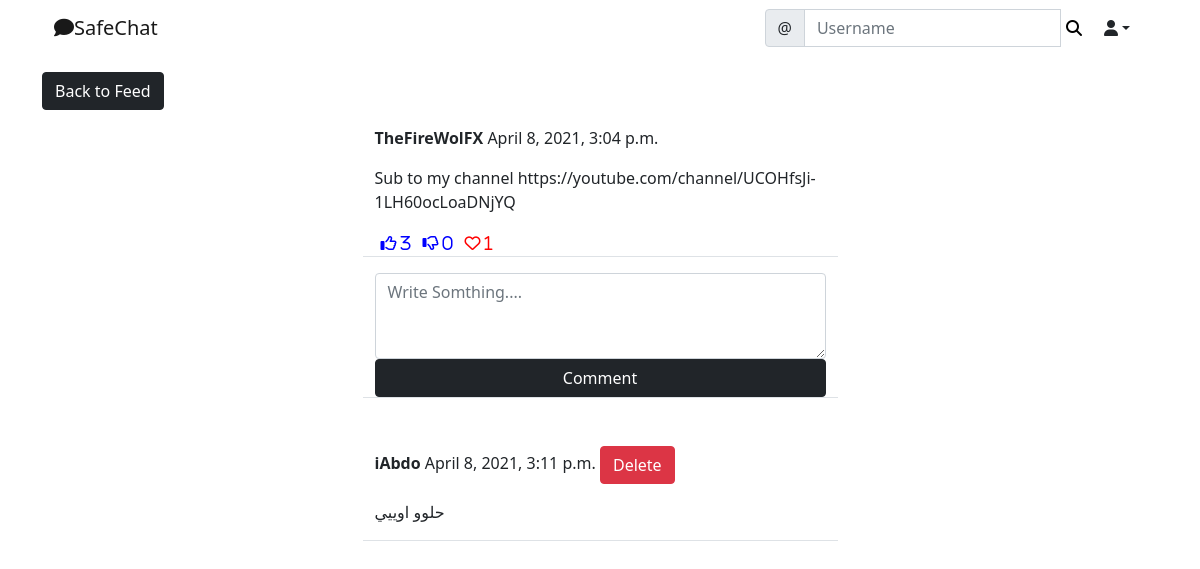
Page /social/post/39 (signed in) on the committed database.
### social/models.py (models this page shows)
class Post(models.Model):
	body = models.TextField()
	created_on = models.DateTimeField(default=timezone.now)
	author = models.ForeignKey(User, on_delete=models.CASCADE)
	likes = models.ManyToManyField(User, blank=True, related_name='likes')
	dislikes = models.ManyToManyField(User, blank=True, related_name='dislikes')
	loves = models.ManyToManyField(User, blank=True, related_name='loves')

class Comment(models.Model):
	comment = models.TextField()
	created_on = models.DateTimeField(default=timezone.now)
	author = author = models.ForeignKey(User, on_delete=models.CASCADE)
	post = models.ForeignKey('Post', on_delete=models.CASCADE)

### social/views.py (the view, shortened to what this page needs)
# urls.py: path('post/<int:pk>', PostDetailView.as_view(), name='post-detail'),
class PostDetailView(LoginRequiredMixin, View):
	def get(self, request, pk, *args, **kwargs):
		post = Post.objects.get(pk=pk)
		form  = CommentForm()
		comments =  Comment.objects.filter(post=post).order_by('-created_on')
		context = {
			'post':  post,
			'form':form,
			'comments': comments,
		}
		return render(request, 'Social/post_detail.html', context)

### social/forms.py
class CommentForm(forms.ModelForm):
	comment = forms.CharField(
		label='',
		widget=forms.Textarea(attrs={
			'rows': '3',
			'placeholder': 'Write Somthing....'
			}))
	class Meta:
		model = Comment
		fields = ['comment']

### social/templates/Social/post_detail.html (shortened to what this page needs)
{% extends 'Landing/base.html' %}
{% load crispy_forms_tags %}
{% block content %}
<div class="container">
	<div class="row justify-content-center mt-3">
		<div class="col-md-12 col-sm-6">
			<a  href="{% url 'post-list' %}" class="btn  btn-dark mr-2">Back to Feed</a>
		</div>
	</div>
	<div class="row justify-content-center mt-3">
		<div class="col-md-5 col-sm-12 border-bottom">
			<p>
				<strong>{{ post.author }}</strong> {{ post.created_on }}
		    </p>
			<p>{{ post.body }}</p>
			<div class="d-flex flex-row">
				<form method="POST" action="{% url 'like' post.pk %}">
					<button style="background-color: transparent; border: none; box-shadow: none;" type="sumbit">
						<i class="far fa-thumbs-up blue-color"> <span>{{ post.likes.all.count }}</span></i>
					</button>
				</form>
							<div class="d-flex flex-row">
				<form method="POST" action="{% url 'dislike' post.pk %}">
					<button style="background-color: transparent; border: none; box-shadow: none;" type="sumbit">
						<i class="far fa-thumbs-down blue-color"> <span>{{  post.dislikes.all.count }}</span></i>
					</button>
				</form>
							<div class="d-flex flex-row">
				<form method="POST" action="{% url 'loves' post.pk %}">
					<button style="background-color: transparent; border: none; box-shadow: none;" type="sumbit">
						<i class="far fa-heart red-color"> <span>{{  post.loves.all.count }}</span></i>
					</button>
				</form>
			</div>
		</div>
	</div>
		</div>
	</div>
	<div class="row justify-content-center mt-3 mb-5">
		<div class="col-md-5 col-sm-12 border-bottom">
			<form method="POST" enctype="multipart/form-data">
				{{ form | crispy}}
				<div class="d-grid gap-2">
					<button class="btn  btn-dark mr-2">Comment</button>
				</div>
			</form>
		</div>
	</div>
	{% for comment in comments %}
	<div class="row justify-content-center mt-3 mb-5">
		<div class="col-md-5 col-sm-12 border-bottom">
			<p>
				<strong>{{ comment.author }}</strong> {{ comment.created_on }}
				{% if request.user == comment.author %}
					<a href="{% url 'comment-delete' post.pk comment.pk %}"><button class="btn btn-danger mr-2">Delete</button></a>
				{% endif %}
			</p>
		    <p>{{ comment.comment }}</p>
		</div>
	</div>
	{% endfor %}
</div>
{% endblock content %}

### social/templates/Social/post_detail.html (style rules this page uses)
.blue-color { color:blue; }
.red-color { color:red; }

### rows in the picture
Post: author "TheFireWolFX", created_on "April 8, 2021, 3:04 p.m.", body "Sub to my channel https://youtube.com/channel/UCOHfsJi-1LH60ocLoaDNjYQ", likes.all.count "3", dislikes.all.count "0", loves.all.count "1"
Comment: author "iAbdo", created_on "April 8, 2021, 3:11 p.m.", shows "Delete", comment "حلوو اوييي"
